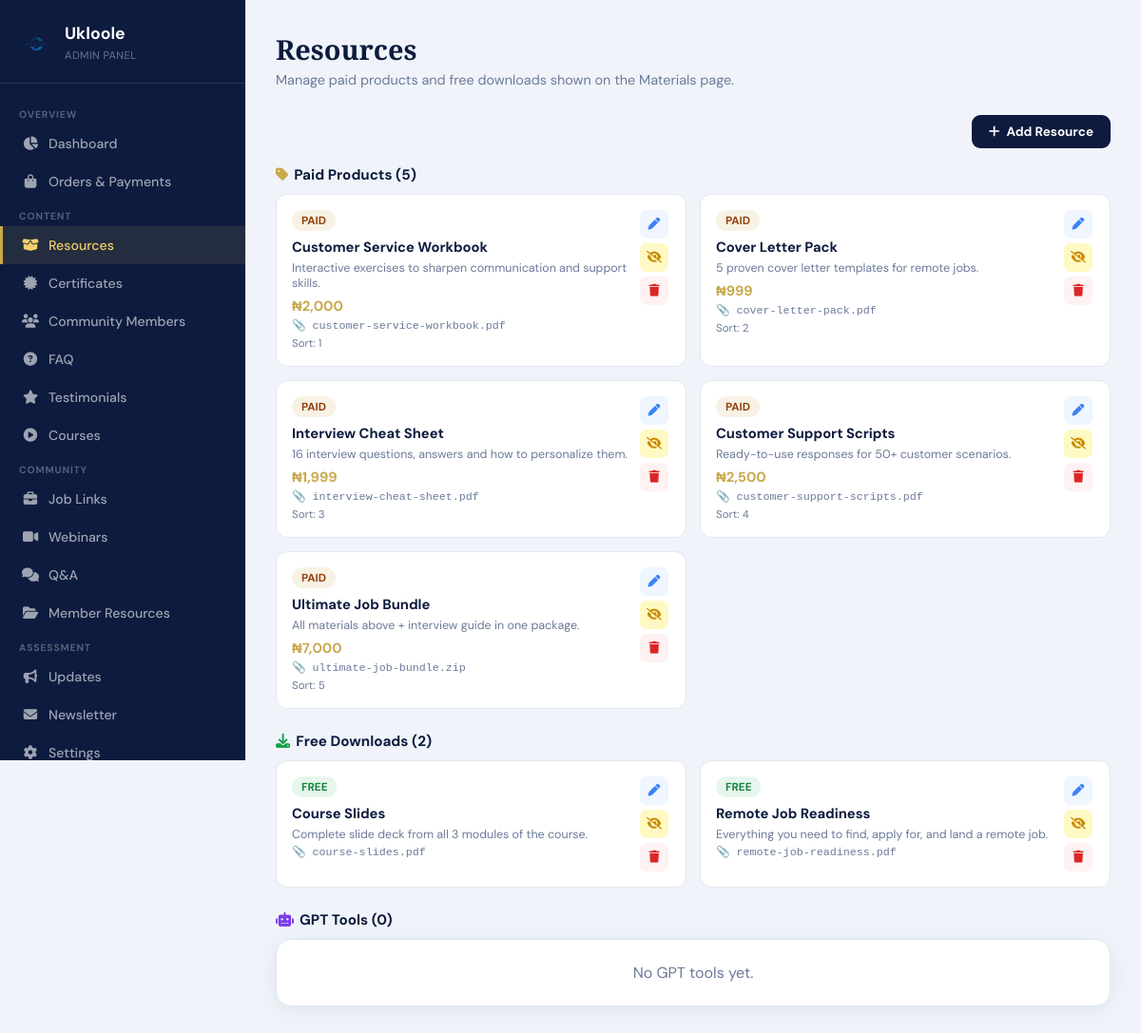
The page /admin.php?tab=resources (signed in) on the database its author committed.
### tables this page shows
CREATE TABLE IF NOT EXISTS resources (
  id          INT UNSIGNED AUTO_INCREMENT PRIMARY KEY,
  name        VARCHAR(200)  NOT NULL,
  description TEXT          NOT NULL DEFAULT '',
  price       DECIMAL(10,2) NOT NULL DEFAULT 0.00,
  type        ENUM('paid','free') NOT NULL DEFAULT 'paid',
  file_key    VARCHAR(300)  NOT NULL DEFAULT '',
  is_active   TINYINT       NOT NULL DEFAULT 1,
  sort_order  SMALLINT      NOT NULL DEFAULT 0,
  created_at  TIMESTAMP     DEFAULT CURRENT_TIMESTAMP,
  INDEX idx_type (type),
  INDEX idx_active (is_active)
);

### admin.php (the view, shortened to what the rows shown need)
<?php
$db_host = getenv('DB_HOST') ?: 'localhost';
$db_user = getenv('DB_USER') ?: 'ukloolec_lbuser';
$db_pass = getenv('DB_PASS') ?: 'Admin4ukloole';
$db_name = getenv('DB_NAME') ?: 'ukloolec_learninghub';
$conn = new mysqli($db_host, $db_user, $db_pass, $db_name);
$conn->set_charset('utf8mb4');
  try { $conn->query("ALTER TABLE resources MODIFY COLUMN type ENUM('paid','free','gpt') NOT NULL DEFAULT 'paid'"); } catch (Exception $e) {  }
$tab = $_GET['tab'] ?? 'dashboard';
$total_orders      = $conn->query("SELECT COUNT(*) c FROM orders")->fetch_assoc()['c'] ?? 0;
$total_revenue     = $conn->query("SELECT COALESCE(SUM(amount),0) s FROM orders WHERE status='paid'")->fetch_assoc()['s'] ?? 0;
$unique_customers  = $conn->query("SELECT COUNT(DISTINCT email) c FROM orders")->fetch_assoc()['c'] ?? 0;
$passed_certs      = $conn->query("SELECT COUNT(*) c FROM candidates WHERE status='passed'")->fetch_assoc()['c'] ?? 0;
$total_resources   = $conn->query("SELECT COUNT(*) c FROM resources")->fetch_assoc()['c'] ?? 0;
$community_members = $conn->query("SELECT COUNT(*) c FROM community_members")->fetch_assoc()['c'] ?? 0;
?>
<!DOCTYPE html>
<html lang="en">
<head>
  <link rel="stylesheet" href="https://cdnjs.cloudflare.com/ajax/libs/font-awesome/6.5.0/css/all.min.css">
</head>
<body>
<div class="admin-wrap">
  <main class="main">
    <?php if ($tab === 'dashboard'): ?>
    <h1 class="page-title">Dashboard</h1>
    <p class="page-sub">Overview of Ukloole Learning Hub activity</p>
    <div style="display:grid;grid-template-columns:1fr 2fr;gap:16px;margin-bottom:28px;">
      <div class="revenue-card">
        <h3>Total Revenue</h3>
        <div class="revenue-big">&#8358;<?= number_format($total_revenue) ?></div>
        <div class="sub">From <?= $total_orders ?> paid orders</div>
      </div>
      <div class="stat-grid" style="margin-bottom:0;">
        <div class="stat-card">
          <div class="stat-icon" style="background:rgba(13,27,62,.08);color:var(--navy);"><i class="fas fa-shopping-bag"></i></div>
          <div class="stat-value"><?= $total_orders ?></div>
          <div class="stat-label">Total Orders</div>
        </div>
        <div class="stat-card">
          <div class="stat-icon" style="background:rgba(22,163,74,.1);color:var(--success);"><i class="fas fa-users"></i></div>
          <div class="stat-value"><?= $unique_customers ?></div>
          <div class="stat-label">Unique Customers</div>
        </div>
        <div class="stat-card">
          <div class="stat-icon" style="background:rgba(201,168,76,.15);color:var(--gold);"><i class="fas fa-certificate"></i></div>
          <div class="stat-value"><?= $passed_certs ?></div>
          <div class="stat-label">Certificates Issued</div>
        </div>
        <div class="stat-card">
          <div class="stat-icon" style="background:rgba(93,91,173,.1);color:#6366f1;"><i class="fas fa-users-viewfinder"></i></div>
          <div class="stat-value"><?= $community_members ?></div>
          <div class="stat-label">Premium Members</div>
        </div>
        <div class="stat-card">
          <div class="stat-icon" style="background:rgba(236,72,153,.1);color:#db2777;"><i class="fas fa-box-open"></i></div>
          <div class="stat-value"><?= $total_resources ?></div>
          <div class="stat-label">Resources</div>
        </div>
      </div>
    </div>
    <div class="tcard">
      <div class="tcard-hd">
        <h3><i class="fas fa-clock" style="color:var(--gold);margin-right:6px;"></i>Recent Orders</h3>
        <a href="?tab=orders" style="font-size:.82rem;color:var(--gold);font-weight:600;">View all &rarr;</a>
      </div>
      <table>
        <thead><tr><th>Customer</th><th>Product</th><th>Amount</th><th>Status</th><th>Date</th></tr></thead>
        <tbody>
        <?php
          $q = $conn->query("SELECT * FROM orders ORDER BY created_at DESC LIMIT 8");
          while ($r = $q->fetch_assoc()):
        ?>
          <tr>
            <td><?= htmlspecialchars($r['name'] ?? '—') ?><br><small style="color:var(--muted)"><?= htmlspecialchars($r['email']) ?></small></td>
            <td><span class="badge b-purple"><?= htmlspecialchars($r['product']) ?></span></td>
            <td><strong>&#8358;<?= number_format($r['amount'] ?? 0) ?></strong></td>
            <td><span class="badge <?= $r['status']==='paid'?'b-paid':'b-pending' ?>"><?= $r['status'] ?></span></td>
            <td style="color:var(--muted);font-size:.8rem"><?= date('M j, Y', strtotime($r['created_at'])) ?></td>
          </tr>
        <?php endwhile; ?>
        </tbody>
      </table>
    </div>
    <div style="display:grid;grid-template-columns:repeat(3,1fr);gap:14px;">
      <?php
        $cp = $conn->query("SELECT status, COUNT(*) c FROM candidates GROUP BY status");
        $cpd = ['pending'=>0,'passed'=>0,'failed'=>0];
        while ($cr = $cp->fetch_assoc()) $cpd[$cr['status']] = $cr['c'];
      ?>
      <div class="tcard" style="margin-bottom:0;padding:20px;">
        <div style="font-size:.78rem;color:var(--muted);text-transform:uppercase;letter-spacing:.05em;font-weight:700;margin-bottom:8px;">Pending</div>
        <div style="font-family:'EB Garamond',serif;font-size:2rem;color:var(--warn);"><?= $cpd['pending'] ?></div>
        <div style="font-size:.8rem;color:var(--muted);">Awaiting review</div>
      </div>
      <div class="tcard" style="margin-bottom:0;padding:20px;">
        <div style="font-size:.78rem;color:var(--muted);text-transform:uppercase;letter-spacing:.05em;font-weight:700;margin-bottom:8px;">Passed</div>
        <div style="font-family:'EB Garamond',serif;font-size:2rem;color:var(--success);"><?= $cpd['passed'] ?></div>
        <div style="font-size:.8rem;color:var(--muted);">Certified</div>
      </div>
      <div class="tcard" style="margin-bottom:0;padding:20px;">
        <div style="font-size:.78rem;color:var(--muted);text-transform:uppercase;letter-spacing:.05em;font-weight:700;margin-bottom:8px;">Failed</div>
        <div style="font-family:'EB Garamond',serif;font-size:2rem;color:var(--danger);"><?= $cpd['failed'] ?></div>
        <div style="font-size:.8rem;color:var(--muted);">Did not pass</div>
      </div>
    </div>
    <!-- =========================================================
         ORDERS
    ========================================================== -->
    <?php elseif ($tab === 'resources'): ?>
    <h1 class="page-title">Resources</h1>
    <?php
      $res_all = $conn->query("SELECT * FROM resources ORDER BY sort_order ASC, created_at ASC");
      $res_paid = []; $res_free = []; $res_gpt = [];
      while ($r = $res_all->fetch_assoc()) {
        if ($r['type']==='paid') $res_paid[] = $r;
        elseif ($r['type']==='gpt') $res_gpt[] = $r;
        else $res_free[] = $r;
      }
    ?>
    <?php if (empty($res_paid)): ?>
      <div class="tcard" style="padding:24px;text-align:center;color:var(--muted);margin-bottom:24px;">No paid resources yet.</div>
    <?php else: ?>
    <div class="res-grid">
      <?php foreach ($res_paid as $r): ?>
      <div class="res-card <?= !$r['is_active']?'inactive':'' ?>">
        <div class="res-info">
          <div style="display:flex;gap:5px;flex-wrap:wrap;margin-bottom:7px;">
            <span class="badge b-gold">PAID</span>
          </div>
          <h4><?= htmlspecialchars($r['name']) ?></h4>
          <?php if ($r['description']): ?><p><?= htmlspecialchars($r['description']) ?></p><?php endif; ?>
          <div class="price">&#8358;<?= number_format($r['price']) ?></div>
          <?php if ($r['file_key']): ?><div class="fkey">&#128206; <?= htmlspecialchars($r['file_key']) ?></div><?php endif; ?>
          <div style="font-size:.72rem;color:var(--muted);margin-top:4px;">Sort: <?= $r['sort_order'] ?></div>
        </div>
        <div class="res-actions">
          <button class="btn-ic ic-edit" title="Edit"
            onclick="openResModal(<?= $r['id'] ?>,'<?= addslashes($r['name']) ?>','<?= addslashes($r['description']) ?>',<?= $r['price'] ?>,'<?= $r['type'] ?>','<?= addslashes($r['file_key']) ?>',<?= $r['sort_order'] ?>,<?= $r['is_active'] ?>,'<?= htmlspecialchars($r['file_type'] ?? '') ?>',<?= floatval($r['original_price'] ?? 0) ?>)">
            <i class="fas fa-pen"></i>
          </button>
          <form method="POST" style="display:inline">
            <button type="submit" class="btn-ic <?= $r['is_active']?'ic-tog-on':'ic-tog-off' ?>" title="<?= $r['is_active']?'Hide':'Show' ?>">
              <i class="fas fa-<?= $r['is_active']?'eye-slash':'eye' ?>"></i>
            </button>
          </form>
          <form method="POST" style="display:inline" onsubmit="return confirm('Delete this resource?')">
            <button type="submit" class="btn-ic ic-del"><i class="fas fa-trash"></i></button>
          </form>
        </div>
      </div>
      <?php endforeach; ?>
    </div>
    <?php endif; ?>
    <?php if (empty($res_free)): ?>
      <div class="tcard" style="padding:24px;text-align:center;color:var(--muted);">No free resources yet.</div>
    <?php else: ?>
    <div class="res-grid">
      <?php foreach ($res_free as $r): ?>
      <div class="res-card <?= !$r['is_active']?'inactive':'' ?>">
        <div class="res-info">
          <div style="display:flex;gap:5px;flex-wrap:wrap;margin-bottom:7px;">
            <span class="badge b-green">FREE</span>
          </div>
          <h4><?= htmlspecialchars($r['name']) ?></h4>
          <?php if ($r['description']): ?><p><?= htmlspecialchars($r['description']) ?></p><?php endif; ?>
          <?php if ($r['file_key']): ?><div class="fkey">&#128206; <?= htmlspecialchars($r['file_key']) ?></div><?php endif; ?>
        </div>
        <div class="res-actions">
          <button class="btn-ic ic-edit" title="Edit"
            onclick="openResModal(<?= $r['id'] ?>,'<?= addslashes($r['name']) ?>','<?= addslashes($r['description']) ?>',<?= $r['price'] ?>,'<?= $r['type'] ?>','<?= addslashes($r['file_key']) ?>',<?= $r['sort_order'] ?>,<?= $r['is_active'] ?>,'<?= htmlspecialchars($r['file_type'] ?? '') ?>',<?= floatval($r['original_price'] ?? 0) ?>)">
            <i class="fas fa-pen"></i>
          </button>
          <form method="POST" style="display:inline">
            <button type="submit" class="btn-ic <?= $r['is_active']?'ic-tog-on':'ic-tog-off' ?>" title="<?= $r['is_active']?'Hide':'Show' ?>">
              <i class="fas fa-<?= $r['is_active']?'eye-slash':'eye' ?>"></i>
            </button>
          </form>
          <form method="POST" style="display:inline" onsubmit="return confirm('Delete this resource?')">
            <button type="submit" class="btn-ic ic-del"><i class="fas fa-trash"></i></button>
          </form>
        </div>
      </div>
      <?php endforeach; ?>
    </div>
    <?php endif; ?>
<?php endif;  ?>
</body>
</html>

### rows shown on the page
resources: name "Customer Service Workbook", description "Interactive exercises to sharpen communication and support skills.", price "2,000", file_key "customer-service-workbook.pdf", sort_order "1", is_active 1 (drawn)
resources: name "Cover Letter Pack", description "5 proven cover letter templates for remote jobs.", price "999", file_key "cover-letter-pack.pdf", sort_order "2", is_active 1 (drawn)
resources: name "Interview Cheat Sheet", description "16 interview questions, answers and how to personalize them.", price "1,999", file_key "interview-cheat-sheet.pdf", sort_order "3", is_active 1 (drawn)
resources: name "Customer Support Scripts", description "Ready-to-use responses for 50+ customer scenarios.", price "2,500", file_key "customer-support-scripts.pdf", sort_order "4", is_active 1 (drawn)
resources: name "Ultimate Job Bundle", description "All materials above + interview guide in one package.", price "7,000", file_key "ultimate-job-bundle.zip", sort_order "5", is_active 1 (drawn)
resources: name "Course Slides", description "Complete slide deck from all 3 modules of the course.", file_key "course-slides.pdf", is_active 1 (drawn)
resources: name "Remote Job Readiness", description "Everything you need to find, apply for, and land a remote job.", file_key "remote-job-readiness.pdf", is_active 1 (drawn)

### other values the page prints
count($res_paid) "5"
count($res_free) "2"
count($res_gpt) "0"
